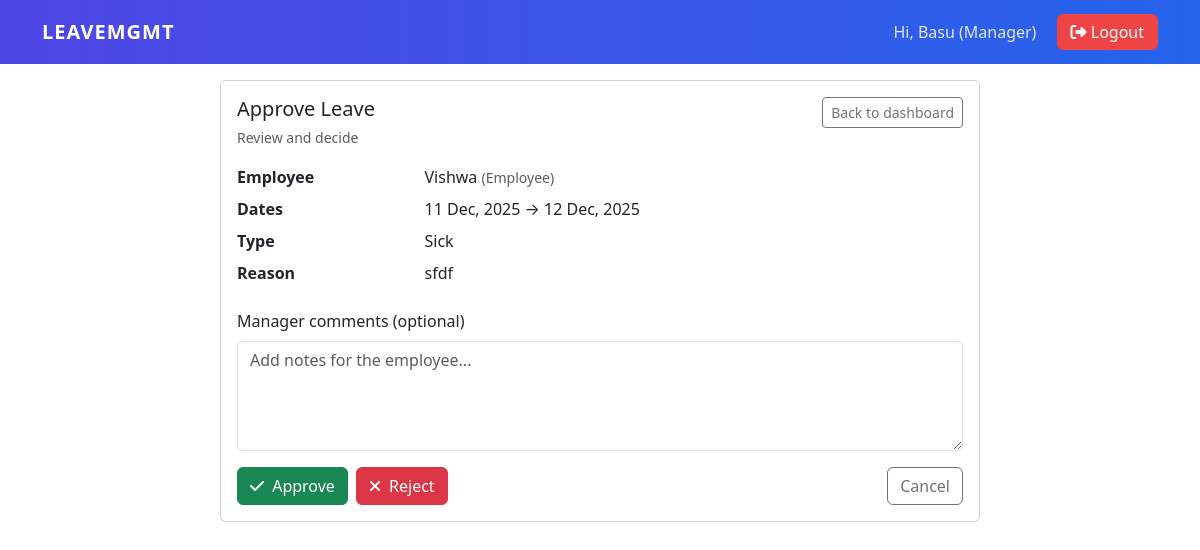
Page /approve/6/ (signed in) on the committed database.
### Leave_Management/models.py (models this page shows, shortened)
class Profile(models.Model):
    ROLE_CHOICES = (
        ('EMP', 'Employee'),
        ('MGR', 'Manager'),
    )
    user = models.OneToOneField(User, on_delete=models.CASCADE, related_name='profile')
    role = models.CharField(max_length=3, choices=ROLE_CHOICES, default='EMP')
    manager = models.ForeignKey(User, on_delete=models.SET_NULL, null=True, blank=True, related_name='team_members')

class LeaveApplication(models.Model):
    LEAVE_TYPE = (
        ('CAS', 'Casual'),
        ('SIC', 'Sick'),
        ('EAR', 'Earned'),
    )
    STATUS = (
        ('PEN', 'Pending'),
        ('APP', 'Approved'),
        ('REJ', 'Rejected'),
        ('CAN', 'Cancelled'),
    )
    user = models.ForeignKey(User, on_delete=models.CASCADE)
    leave_type = models.CharField(max_length=3, choices=LEAVE_TYPE)
    start_date = models.DateField()
    end_date = models.DateField()
    reason = models.TextField(blank=True)
    status = models.CharField(max_length=3, choices=STATUS, default='PEN')
    manager_comments = models.TextField(blank=True)
    applied_at = models.DateTimeField(auto_now_add=True)
    updated_at = models.DateTimeField(auto_now=True)

### Leave_Management/views.py (the view, shortened to what this page needs)
# urls.py: path('approve/<int:pk>/', views.approve_leave, name='approve_leave'),
@login_required
@manager_required
def approve_leave(request, pk):
    leave = get_object_or_404(LeaveApplication, pk=pk)
    if not getattr(leave.user, 'profile', None) or leave.user.profile.manager != request.user:
        messages.error(request, "You are not authorized to act on this leave.")
        return redirect('dashboard')
    return render(request, 'leaves/approve_leave.html', {'leave': leave})

### Leave_Management/utils.py (called while the page is built)
def role_required(role):
    def check(user):
        return hasattr(user, 'profile') and user.profile.role == role
    return user_passes_test(check, login_url='login')

### Leave_Management/templates/leaves/approve_leave.html (shortened to what this page needs)
{% extends "base.html" %}
{% block content %}
<div class="card mx-auto" style="max-width:760px;">
  <div class="card-body">
    <div class="d-flex justify-content-between align-items-start mb-3">
      <div>
        <h5 class="mb-1">Approve Leave</h5>
        <small class="text-muted">Review and decide</small>
      </div>
      <div class="text-end">
        <a href="{% url 'dashboard' %}" class="btn btn-outline-secondary btn-sm">Back to dashboard</a>
      </div>
    </div>
    <dl class="row">
      <dt class="col-sm-3">Employee</dt>
      <dd class="col-sm-9">
        {{ leave.user.username|title }}
        <small class="text-muted">({{ leave.user.profile.get_role_display|default:"Employee" }})</small>
      </dd>
      <dt class="col-sm-3">Dates</dt>
      <dd class="col-sm-9">
        {{ leave.start_date|date:"d M, Y" }} &rarr; {{ leave.end_date|date:"d M, Y" }}
      </dd>
      <dt class="col-sm-3">Type</dt>
      <dd class="col-sm-9">{{ leave.get_leave_type_display }}</dd>
      <dt class="col-sm-3">Reason</dt>
      <dd class="col-sm-9">{{ leave.reason|default:"—" }}</dd>
    </dl>
    <form method="post" class="mt-3">
      <div class="mb-3">
        <label for="id_manager_comments" class="form-label">Manager comments (optional)</label>
        <textarea id="id_manager_comments" name="manager_comments" class="form-control" rows="4" placeholder="Add notes for the employee..."></textarea>
      </div>
      <div class="d-flex gap-2">
        <button name="action" value="approve" type="submit" class="btn btn-success">
          <i class="fa fa-check me-1"></i> Approve
        </button>
        <button name="action" value="reject" type="submit" class="btn btn-danger">
          <i class="fa fa-times me-1"></i> Reject
        </button>
        <a href="{% url 'dashboard' %}" class="btn btn-outline-secondary ms-auto">Cancel</a>
      </div>
    </form>
  </div>
</div>
{% endblock %}

### Leave_Management/templates/base.html (shortened to what this page needs)
<!doctype html>
<html lang="en">
<head>
  <link href="https://cdn.jsdelivr.net/npm/bootstrap@5.3.2/dist/css/bootstrap.min.css" rel="stylesheet">
  <link href="https://cdnjs.cloudflare.com/ajax/libs/font-awesome/6.4.0/css/all.min.css" rel="stylesheet">
</head>
<body>
<nav class="navbar navbar-expand-lg navbar-custom">
  <div class="container">
    <a class="navbar-brand" href="{% url 'dashboard' %}">LEAVEMGMT</a>
    <div class="ms-auto">
      {% if user.is_authenticated %}
        <span class="nav-user">
          Hi, {{ user.username|title }}
          ({{ user.profile.get_role_display }})
        </span>
        <form id="logoutForm" method="post" action="{% url 'logout' %}" style="display:inline;">
          <button type="submit" class="btn-logout">
            <i class="fa fa-sign-out-alt"></i> Logout
          </button>
        </form>
      {% else %}
        <a href="{% url 'login' %}" class="btn-login">
          <i class="fa fa-sign-in-alt"></i> Login
        </a>
      {% endif %}
    </div>
  </div>
</nav>
<div class="container mt-3 mb-5">
  {% block content %}{% endblock %}
</div>
</body>
</html>

### Leave_Management/templates/base.html (style rules this page uses)
.navbar-custom { background: linear-gradient(90deg, #4f46e5, #2563eb); padding: .75rem 1rem; }
.navbar-brand { font-weight:700; font-size:1.25rem; color:#fff !important; letter-spacing:1px; }
.nav-user { color:#e0e7ff; margin-right:1rem; font-weight:500; }
.btn-logout { background:#ef4444; border:none; color:#fff; padding:6px 14px; border-radius:6px; }

### rows in the picture
LeaveApplication: user.username "Vishwa", user.profile.role "Employee", start_date "11 Dec, 2025", end_date "12 Dec, 2025", leave_type "Sick", reason "sfdf"

### other values in the picture
{{ user.username|title }} "Basu"
{{ user.profile.get_role_display }} "Manager"
